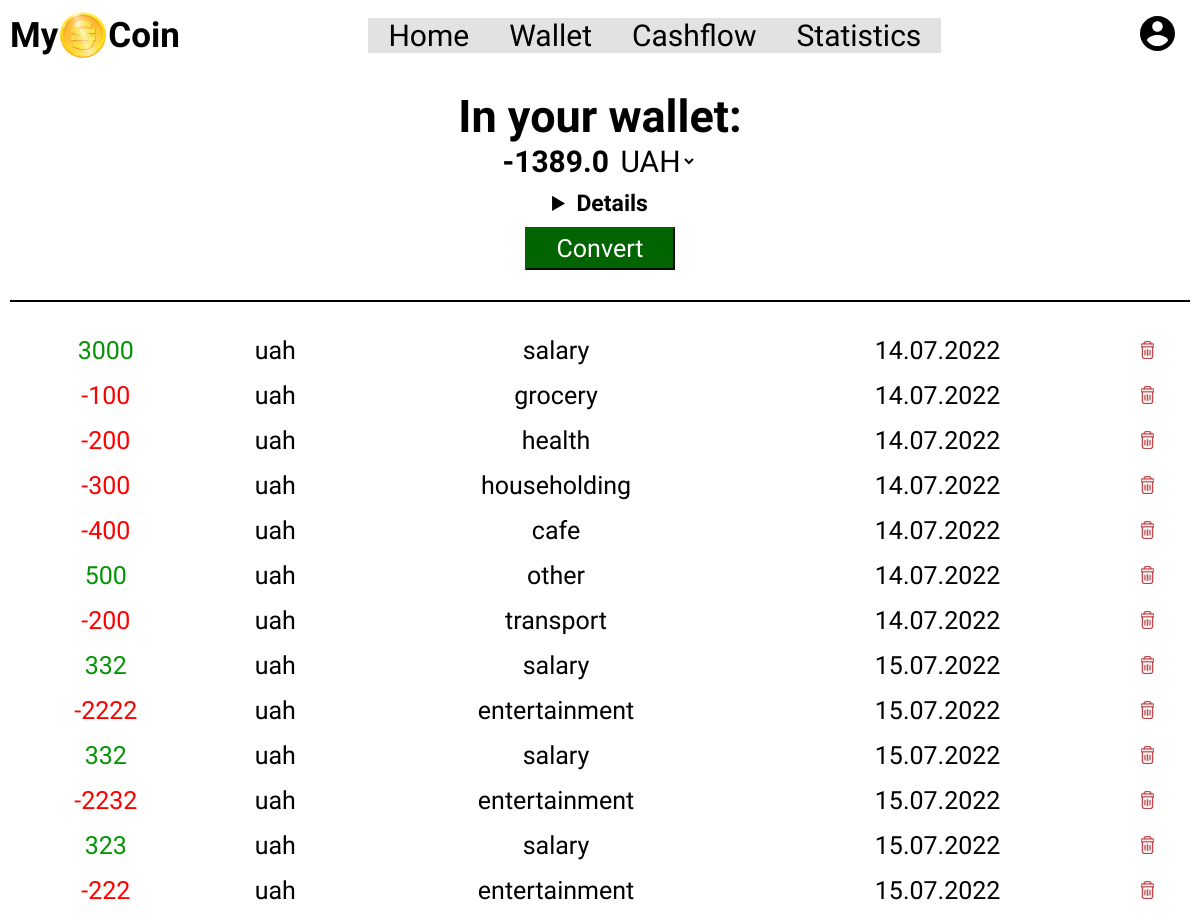
Page /wallet (signed in) on the committed database.
### tables this page shows
CREATE TABLE cashflow(    
      id INTEGER PRIMARY KEY AUTOINCREMENT NOT NULL ,
      cashflow_id INTEGER NOT NULL ,     
      type TEXT NOT NULL,
      count INTEGER,
      currency TEXT NOT NULL,
      category TEXT NOT NULL,
      daytime  DATETIME NOT NULL DEFAULT CURRENT_TIMESTAMP ,
      FOREIGN KEY(cashflow_id) REFERENCES users(id)
);

### app.py (the view)
@app.route("/wallet", methods=["GET", "POST"])
@login_required
def wallet():
    if request.method == "POST":
        uah_income = db.execute("SELECT sum(count) FROM cashflow WHERE type = 'income' and cashflow_id = ? and currency = 'uah'", session["user_id"])[0]["sum(count)"]
        usd_income = db.execute("SELECT sum(count) FROM cashflow WHERE type = 'income' and cashflow_id = ? and currency = 'usd'", session["user_id"])[0]["sum(count)"]
        eur_income = db.execute("SELECT sum(count) FROM cashflow WHERE type = 'income' and cashflow_id = ? and currency = 'eur'", session["user_id"])[0]["sum(count)"]
        uah_expence = db.execute("SELECT sum(count) FROM cashflow WHERE type = 'expense' and cashflow_id = ? and currency = 'uah'", session["user_id"])[0]["sum(count)"]
        usd_expence = db.execute("SELECT sum(count) FROM cashflow WHERE type = 'expense' and cashflow_id = ? and currency = 'usd'", session["user_id"])[0]["sum(count)"]
        eur_expence = db.execute("SELECT sum(count) FROM cashflow WHERE type = 'expense' and cashflow_id = ? and currency = 'eur'", session["user_id"])[0]["sum(count)"]
        if uah_income is None:
            uah_income = 0
        if usd_income is None:
            usd_income = 0
        if eur_income is None:
            eur_income = 0
        if uah_expence is None:
            uah_expence = 0
        if usd_expence is None:
            usd_expence = 0
        if eur_expence is None:
            eur_expence = 0
        cash_uah = uah_income - uah_expence
        cash_usd = usd_income - usd_expence
        cash_eur = eur_income - eur_expence
        currency = request.form.get("currency")
        if currency == "UAH":
            usd_to_uah = exchange_rate["usd_to_uah"]
            eur_to_uah = exchange_rate["eur_to_uah"]
            cash_usd_in_uah = int(cash_usd) * usd_to_uah
            cash_usd_in_uah = float(round(cash_usd_in_uah, 2))
            cash_eur_in_uah = int(cash_eur) * eur_to_uah
            cash_eur_in_uah = float(round(cash_eur_in_uah, 2))
            cash_uah = float(round(cash_uah, 2))
            money = cash_usd_in_uah + cash_eur_in_uah + float(cash_uah)
        elif currency == "USD":
            uah_to_usd = exchange_rate["uah_to_usd"]
            eur_to_usd = exchange_rate["eur_to_usd"]
            cash_uah_in_usd = int(cash_uah) * uah_to_usd
            cash_uah_in_usd = float(round(cash_uah_in_usd, 2))
            cash_eur_in_usd = int(cash_eur) * eur_to_usd
            cash_eur_in_usd = float(round(cash_eur_in_usd, 2))
            cash_usd = str(round(cash_usd, 2))
            money = cash_uah_in_usd + cash_eur_in_usd + float(cash_usd)
        else:
            usd_to_eur = exchange_rate["usd_to_eur"]
            uah_to_eur = exchange_rate["uah_to_eur"]
            cash_usd_in_eur = int(cash_usd) * usd_to_eur
            cash_usd_in_eur = float(round(cash_usd_in_eur, 2))
            cash_uah_in_eur = int(cash_uah) * uah_to_eur
            cash_uah_in_eur = float(round(cash_uah_in_eur, 2))
            cash_eur = float(round(cash_eur, 2))
            money = cash_usd_in_eur + cash_uah_in_eur + float(cash_eur)
        my_coin = db.execute("SELECT id,count,currency,category,strftime('%d.%m.%Y',daytime) FROM cashflow WHERE cashflow_id = ?", session["user_id"])
        name = db.execute("SELECT username FROM users WHERE id = ?", session["user_id"])
        if not my_coin:
            return render_template("emptywallet.html",name = name[0]["username"])
        try:
            return render_template("wallet.html", my_coin = my_coin,name = name[0]["username"],money = money,cash_uah = cash_uah,cash_usd = cash_usd,cash_eur =cash_eur,uah_income = uah_income,usd_income = usd_income,eur_income= eur_income,uah_expence =uah_expence,usd_expence = usd_expence, eur_expence = eur_expence)
        except TypeError:
            return render_template("emptywallet.html",name = name[0]["username"])
    else:
        uah_income = db.execute("SELECT sum(count) FROM cashflow WHERE type = 'income' and cashflow_id = ? and currency = 'uah'", session["user_id"])[0]["sum(count)"]
        usd_income = db.execute("SELECT sum(count) FROM cashflow WHERE type = 'income' and cashflow_id = ? and currency = 'usd'", session["user_id"])[0]["sum(count)"]
        eur_income = db.execute("SELECT sum(count) FROM cashflow WHERE type = 'income' and cashflow_id = ? and currency = 'eur'", session["user_id"])[0]["sum(count)"]
        uah_expence = db.execute("SELECT sum(count) FROM cashflow WHERE type = 'expense' and cashflow_id = ? and currency = 'uah'", session["user_id"])[0]["sum(count)"]
        usd_expence = db.execute("SELECT sum(count) FROM cashflow WHERE type = 'expense' and cashflow_id = ? and currency = 'usd'", session["user_id"])[0]["sum(count)"]
        eur_expence = db.execute("SELECT sum(count) FROM cashflow WHERE type = 'expense' and cashflow_id = ? and currency = 'eur'", session["user_id"])[0]["sum(count)"]
        if uah_income is None:
            uah_income = 0
        if usd_income is None:
            usd_income = 0
        if eur_income is None:
            eur_income = 0
        if uah_expence is None:
            uah_expence = 0
        if usd_expence is None:
            usd_expence = 0
        if eur_expence is None:
            eur_expence = 0
        cash_uah = uah_income - uah_expence
        cash_usd = usd_income - usd_expence
        cash_eur = eur_income - eur_expence
        usd_to_uah = exchange_rate["usd_to_uah"]
        eur_to_uah = exchange_rate["eur_to_uah"]
        cash_usd_in_uah = int(cash_usd) * usd_to_uah
        cash_usd_in_uah = float(round(cash_usd_in_uah, 2))
        cash_eur_in_uah = int(cash_eur) * eur_to_uah
        cash_eur_in_uah = float(round(cash_eur_in_uah, 2))
        cash_uah = float(round(cash_uah, 2))
        money = cash_usd_in_uah + cash_eur_in_uah + float(cash_uah)
        my_coin = db.execute("SELECT id,type,count,currency,category,strftime('%d.%m.%Y',daytime) FROM cashflow WHERE cashflow_id = ?", session["user_id"])
        name = db.execute("SELECT username FROM users WHERE id = ?", session["user_id"])
        if not my_coin:
            return render_template("emptywallet.html",name = name[0]["username"])
        try:
            return render_template("wallet.html", my_coin = my_coin,name = name[0]["username"],money = money,)
        except TypeError:
            return render_template("emptywallet.html",name = name[0]["username"])

### app.py (called while the page is built)
@app.after_request
def after_request(response):
    response.headers["Cache-Control"] = "no-cache, no-store, must-revalidate"
    response.headers["Expires"] = 0
    response.headers["Pragma"] = "no-cache"
    return response

### helpers.py (called while the page is built)
def login_required(f):
    @wraps(f)
    def decorated_function(*args, **kwargs):
        if session.get("user_id") is None:
            return redirect("/login")
        return f(*args, **kwargs)
    return decorated_function

### templates/wallet.html (shortened to what this page needs)
{% extends "index.html" %}
{% block main %}
    <form class="wallet-page" action="/wallet" method="post">
        <div class="money-in-wallet">
            <label class="in-your-wallet"><span class="in-your-wallet-title">In your wallet:</span><br>{{money}}
                <select name="currency" id="currency">
                    <option id="currency-value" value="UAH">UAH</option>
                    </select>
            </label>
            <div class="wallet-description">
                    <details>
                        <summary class="wallet-details-title">Details</summary>
                    </details>
            </div>
                <button class="wallet-convert-button" type="submit">Convert</button>
        </div>
        <hr class="wallet-upper-line">
    </form>
    <form class="wallet-page-history" action="/wallet" method="get">
        <table id="tabula" class="table table-dark table-sm" >
            {% for coin in my_coin %}
                {% if coin["type"] == 'expense' %}
                <tr class="wallet-history-description">
                    <td class="wallet-history-expense">-{{coin["count"]}}</td>
                    <td class="wallet-history">{{coin["currency"]}}</td>
                    <td class="wallet-history">{{coin["category"]}}</td>
                    <td class="wallet-history">{{coin["strftime('%d.%m.%Y',daytime)"]}}</td>
                    <td class="wallet-history"><a href="{{ url_for('delete', deleted_id = coin["id"]) }}"</a><img class="trash-icon" src="../static/img/trash-icon.svg" alt="delete button"></button></td>
                </tr>
                {% else %}
                <tr class="wallet-history-description">
                    <td class="wallet-history-income">{{coin["count"]}}</td>
                    <td class="wallet-history">{{coin["currency"]}}</td>
                    <td class="wallet-history">{{coin["category"]}}</td>
                    <td class="wallet-history">{{coin["strftime('%d.%m.%Y',daytime)"]}}</td>
                    <td class="wallet-history"><a href="{{ url_for('delete', deleted_id = coin["id"]) }}"</a><img class="trash-icon" src="../static/img/trash-icon.svg" alt="delete button"></button></td>
                </tr>
                {% endif %}
            {% endfor %}
    </form>
{% endblock %}

### templates/index.html (shortened to what this page needs)
<!DOCTYPE html>
<html lang="en">
    <head>
        <link href="/static/index.css" rel="stylesheet">
        <link rel="stylesheet" href="login.html">
    </head>
    <body>
                    {% if session["user_id"] %}
                    <header class="main-header-page">
                        <a class="company-title" href="/home">My<img class="company-logo" src="../static/img/title-icon.svg" alt="coin">Coin</a>
                        <nav class="navbar">
                        <ul class="nav-menu">
                            <li class="nav-item"><a class="nav-link" href="/home">Home</a></li>
                            <li class="nav-item"><a class="nav-link" href="/wallet">Wallet</a></li>
                            <li class="nav-item"><a class="nav-link" href="/cashflow">Cashflow</a></li>
                            <li class="nav-item"><a class="nav-link" href="/statistics">Statistics</a></li>
                        </ul>
                    </nav>
                    <div class="user-nav">
                        <div class="user-dropdown">
                                <img class="user-icon" src="../static/img/user-icon.svg" alt="user icon">
                         </div>
                    </div>
                </header>
                    {% endif %}
            {% block main %}{% endblock %}
    </body>
</html>

### static/index.css (style rules this page uses)
* { padding: 0; margin: 0; box-sizing: border-box; font-family: "Anek Latin", sans-serif; }
html { height: 100%; }
body { background-image: url("img/MyCoin-background.jpg"); background-size: cover; max-width: 100%; height: 100%; background-attachment: fixed; padding: 10px; }
header { display: flex; justify-content: space-between; align-items: center; height: 50px; }
header .company-title { display: flex; justify-content: center; align-items: center; font-size: 25px; font-weight: bold; }
header .company-title img { padding: 0 2px 0 2px; }
header li { list-style: none; }
header a { text-decoration: none; color: black; }
header .navbar { display: flex; min-height: 70px; justify-content: center; align-items: center; }
header .user-icon { margin-right: 15px; }
header .nav-menu { display: flex; align-items: center; gap: 60px; }
header .user-dropdown { z-index: 51; }
header .user-dropdown .user-icon { cursor: pointer; }
header .nav-menu { position: fixed; left: -100%; gap: 0; font-size: 30px; top: 70px; height: 100%; flex-direction: column; background-color: #e2e2e2; z-index: 50; width: 100%; text-align: center; transition: 0.3s; }
header .nav-item { margin: 16px 0; }
header .user-nav { display: flex; }
@media (min-width: 768px) { header .company-title { font-size: 35px; } }
@media (min-width: 768px) { .company-title img { width: 50px; height: 50px; } }
@media (min-width: 768px) { .main-header-page .nav-menu { display: flex; flex-direction: row; top: 0; left: 0; position:relative; margin-right: 10px; z-index: 0; transition: none; } }
@media (min-width: 768px) { .main-header-page .user-dropdown img { width: 35px; height: 35px; } }
@media (min-width: 768px) { .main-header-page { display: flex; justify-content: space-between; align-items: center; } }
@media (min-width: 768px) { .main-header-page .nav-menu .nav-item { padding: 0 20px 0 20px; margin: 0; } }
@media (min-width: 768px) { body { display: flex; flex-direction: column; justify-content: space-between; } }

### static/wallet.css (style rules this page uses)
.money-in-wallet { font-size: 30px; font-weight: bold; display: flex; justify-content: center; align-items: center; flex-direction: column; }
.in-your-wallet { padding: 10px 0 10px 0; text-align: center; }
.in-your-wallet-title { font-size: 40px; }
#currency { background: none; border: none; font-size: 30px; cursor: pointer; }
#currency-value { background: none; border: none; }
.wallet-page { margin-top: 20px; }
.wallet-history { font-family: "Klee One"; text-align: center; }
td { padding: 7px 12px 7px 6px; font-size: 15px; }
.wallet-upper-line { margin-bottom: 15px; margin-top: 30px; width: 100%; height: 1.5px; display: flex; justify-content: center; background-color: black; border: black; }
.wallet-convert-button { background-color: darkgreen; color: white; border-color: darkgreen; padding: 5px 30px; font-size: 20px; margin-top: 10px; cursor: pointer; }
.wallet-description { cursor: pointer; text-align: center; }
.wallet-details-title { font-size: 23px; }
.wallet-page select { position: relative; }
.wallet-page-history { margin-top: 10px; overflow-y: auto; height: 330px; text-align: center; display: flex; flex-direction: column; }
.wallet-history-expense { color: red; }
.wallet-history-income { color: rgb(5, 148, 5); }
@media (min-width: 768px) { .wallet-page-history td { font-size: 25px; } }
@media (min-width: 768px) { .wallet-page-history { height: 680px; } }
@media (min-width: 768px) { .money-in-wallet label span { font-size: 45px; } }
@media (min-width: 768px) { .money-in-wallet button { font-size: 25px; } }

### static/home.css (style rules this page uses)
.user-home-page h2, a { text-decoration: none; }

### static/login.css (style rules this page uses)
* { padding: 0; margin: 0; box-sizing: border-box; font-family: "Anek Latin", sans-serif; }
.company-title { display: flex; justify-content: center; align-items: center; font-size: 25px; font-weight: bold; text-decoration: none; color: black; }
.company-title img { padding: 0 2px 0 2px; }

### static/register.css (style rules this page uses)
* { padding: 0; margin: 0; box-sizing: border-box; font-family: "Anek Latin", sans-serif; }
.company-title { display: flex; justify-content: center; align-items: center; font-size: 25px; font-weight: bold; text-decoration: none; color: black; }
.company-title img { padding: 0 2px 0 2px; }

### rows in the picture
cashflow: count "3000", currency "uah", category "salary", coin "14.07.2022"
cashflow: count "100", currency "uah", category "grocery", coin "14.07.2022"
cashflow: count "200", currency "uah", category "health", coin "14.07.2022"
cashflow: count "300", currency "uah", category "householding", coin "14.07.2022"
cashflow: count "400", currency "uah", category "cafe", coin "14.07.2022"
cashflow: count "500", currency "uah", category "other", coin "14.07.2022"
cashflow: count "200", currency "uah", category "transport", coin "14.07.2022"
cashflow: count "332", currency "uah", category "salary", coin "15.07.2022"
cashflow: count "2222", currency "uah", category "entertainment", coin "15.07.2022"
cashflow: count "332", currency "uah", category "salary", coin "15.07.2022"
cashflow: count "2232", currency "uah", category "entertainment", coin "15.07.2022"
cashflow: count "323", currency "uah", category "salary", coin "15.07.2022"
cashflow: count "222", currency "uah", category "entertainment", coin "15.07.2022"

### other values in the picture
{{ money }} "-1389.0"
